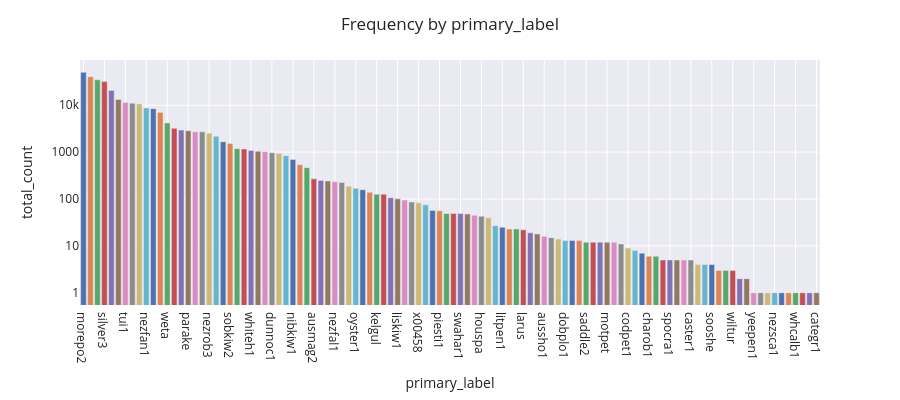

Here is the notebook cell this chart was saved with:
### Markdown cell above
## Remove Unwanted Classes

### Code cell
def plot_class_distribution(df, plot_col='primary_label', title='primary_label frequency', height=400):
    total_counts = df[plot_col].value_counts().reset_index()
    total_counts.columns = [plot_col, 'total_count']
    fig = px.bar(total_counts, x=total_counts[plot_col], log_y=True, y=total_counts.total_count, template='seaborn',
    hover_data=[plot_col, 'total_count'], color=plot_col, height=height)
    fig.update_layout(title=title)
    fig.update_layout(showlegend=False)
    fig.update_xaxes(categoryorder='total descending')
    fig.show()

plot_class_distribution(df, plot_col='primary_label', title='Frequency by primary_label')
